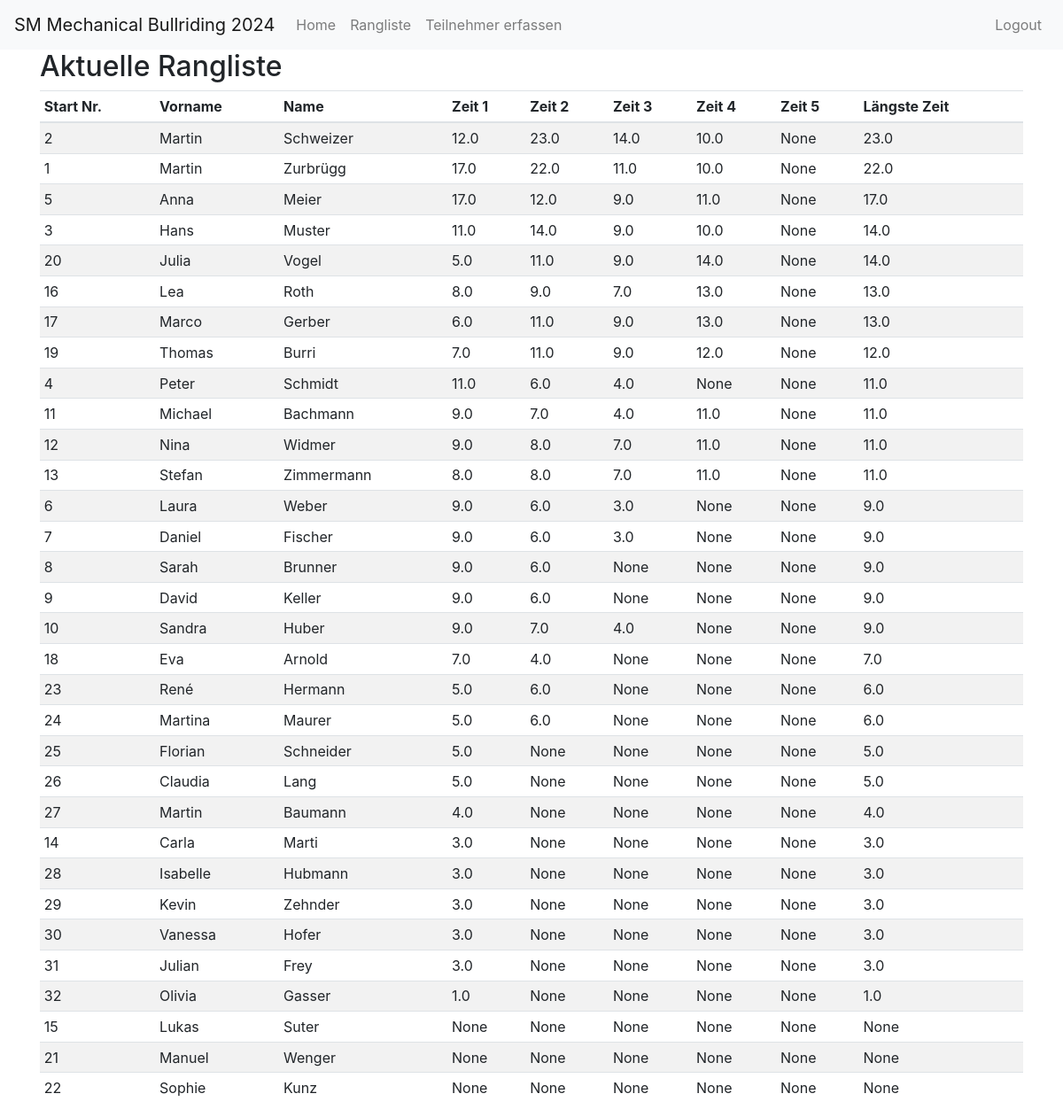
Page /ranking (signed in) on the committed database.
### app/models.py (models this page shows)
class Participant(db.Model):
    id = db.Column(db.Integer, primary_key=True)
    active = db.Column(db.Boolean, default=False)
    start_nr = db.Column(db.Integer, nullable=True, unique=True)
    first_name = db.Column(db.String(64), nullable=False)
    last_name = db.Column(db.String(64), nullable=False)
    address = db.Column(db.String(128), nullable=False)
    postal_code = db.Column(db.String(10), nullable=False)
    city = db.Column(db.String(64), nullable=False)
    email = db.Column(db.String(120), nullable=True)
    phone = db.Column(db.String(20), nullable=True)
    time1 = db.Column(db.Float, nullable=True)
    time2 = db.Column(db.Float, nullable=True)
    time3 = db.Column(db.Float, nullable=True)
    time4 = db.Column(db.Float, nullable=True)
    time5 = db.Column(db.Float, nullable=True)
    time6 = db.Column(db.Float, nullable=True)
    round1_passed = db.Column(db.Boolean, default=False)
    round2_passed = db.Column(db.Boolean, default=False)
    round3_passed = db.Column(db.Boolean, default=False)
    round4_passed = db.Column(db.Boolean, default=False)
    round5_passed = db.Column(db.Boolean, default=False)
    @property
    def longest_time(self):
        times = [t for t in [self.time1, self.time2, self.time3, self.time4, self.time5] if t is not None]
        return max(times) if times else None

### app/routes.py (the view)
@bp.route('/ranking')
@login_required
def ranking():
    participants = Participant.query.all() if current_user.is_authenticated else []
    rankings = sorted(participants, key=lambda p: p.longest_time if p.longest_time is not None else 0, reverse=True)
    return render_template('ranking.html', title='Rangliste', rankings=rankings)

### app/models.py (called while the page is built)
@login.user_loader
def load_user(id):
    return User.query.get(int(id))

### app/templates/ranking.html
{% extends "base.html" %}
{% block content %}
  {% if current_user.is_authenticated %}
    <h2>Aktuelle Rangliste</h2>
    <table class="table table-striped table-sm">
      <thead>
        <tr>
          <th>Start Nr.</th>
          <th>Vorname</th>
          <th>Name</th>
          <th>Zeit 1</th>
          <th>Zeit 2</th>
          <th>Zeit 3</th>
          <th>Zeit 4</th>
          <th>Zeit 5</th>
          <th>Längste Zeit</th>
        </tr>
      </thead>
      <tbody>
        {% for ranking in rankings %}
          <tr>
            <td>{{ ranking.start_nr }}</td>
            <td>{{ ranking.first_name }}</td>
            <td>{{ ranking.last_name }}</td>
            <td>{{ ranking.time1 }}</td>
            <td>{{ ranking.time2 }}</td>
            <td>{{ ranking.time3 }}</td>
            <td>{{ ranking.time4 }}</td>
            <td>{{ ranking.time5 }}</td>
            <td>{{ ranking.longest_time }}</td>
          </tr>
        {% endfor %}
      </tbody>
    </table>
  {% else %}
    <p>Please Login!</p>
  {% endif %}
{% endblock %}

### rows in the picture
Participant: start_nr "2", first_name "Martin", last_name "Schweizer", time1 "12.0", time2 "23.0", time3 "14.0", time4 "10.0", time5 "None", longest_time "23.0"
Participant: start_nr "1", first_name "Martin", last_name "Zurbrügg", time1 "17.0", time2 "22.0", time3 "11.0", time4 "10.0", time5 "None", longest_time "22.0"
Participant: start_nr "5", first_name "Anna", last_name "Meier", time1 "17.0", time2 "12.0", time3 "9.0", time4 "11.0", time5 "None", longest_time "17.0"
Participant: start_nr "3", first_name "Hans", last_name "Muster", time1 "11.0", time2 "14.0", time3 "9.0", time4 "10.0", time5 "None", longest_time "14.0"
Participant: start_nr "20", first_name "Julia", last_name "Vogel", time1 "5.0", time2 "11.0", time3 "9.0", time4 "14.0", time5 "None", longest_time "14.0"
Participant: start_nr "16", first_name "Lea", last_name "Roth", time1 "8.0", time2 "9.0", time3 "7.0", time4 "13.0", time5 "None", longest_time "13.0"
Participant: start_nr "17", first_name "Marco", last_name "Gerber", time1 "6.0", time2 "11.0", time3 "9.0", time4 "13.0", time5 "None", longest_time "13.0"
Participant: start_nr "19", first_name "Thomas", last_name "Burri", time1 "7.0", time2 "11.0", time3 "9.0", time4 "12.0", time5 "None", longest_time "12.0"
Participant: start_nr "4", first_name "Peter", last_name "Schmidt", time1 "11.0", time2 "6.0", time3 "4.0", time4 "None", time5 "None", longest_time "11.0"
Participant: start_nr "11", first_name "Michael", last_name "Bachmann", time1 "9.0", time2 "7.0", time3 "4.0", time4 "11.0", time5 "None", longest_time "11.0"
Participant: start_nr "12", first_name "Nina", last_name "Widmer", time1 "9.0", time2 "8.0", time3 "7.0", time4 "11.0", time5 "None", longest_time "11.0"
Participant: start_nr "13", first_name "Stefan", last_name "Zimmermann", time1 "8.0", time2 "8.0", time3 "7.0", time4 "11.0", time5 "None", longest_time "11.0"
Participant: start_nr "6", first_name "Laura", last_name "Weber", time1 "9.0", time2 "6.0", time3 "3.0", time4 "None", time5 "None", longest_time "9.0"
Participant: start_nr "7", first_name "Daniel", last_name "Fischer", time1 "9.0", time2 "6.0", time3 "3.0", time4 "None", time5 "None", longest_time "9.0"
Participant: start_nr "8", first_name "Sarah", last_name "Brunner", time1 "9.0", time2 "6.0", time3 "None", time4 "None", time5 "None", longest_time "9.0"
Participant: start_nr "9", first_name "David", last_name "Keller", time1 "9.0", time2 "6.0", time3 "None", time4 "None", time5 "None", longest_time "9.0"
Participant: start_nr "10", first_name "Sandra", last_name "Huber", time1 "9.0", time2 "7.0", time3 "4.0", time4 "None", time5 "None", longest_time "9.0"
Participant: start_nr "18", first_name "Eva", last_name "Arnold", time1 "7.0", time2 "4.0", time3 "None", time4 "None", time5 "None", longest_time "7.0"
Participant: start_nr "23", first_name "René", last_name "Hermann", time1 "5.0", time2 "6.0", time3 "None", time4 "None", time5 "None", longest_time "6.0"
Participant: start_nr "24", first_name "Martina", last_name "Maurer", time1 "5.0", time2 "6.0", time3 "None", time4 "None", time5 "None", longest_time "6.0"
Participant: start_nr "25", first_name "Florian", last_name "Schneider", time1 "5.0", time2 "None", time3 "None", time4 "None", time5 "None", longest_time "5.0"
Participant: start_nr "26", first_name "Claudia", last_name "Lang", time1 "5.0", time2 "None", time3 "None", time4 "None", time5 "None", longest_time "5.0"
Participant: start_nr "27", first_name "Martin", last_name "Baumann", time1 "4.0", time2 "None", time3 "None", time4 "None", time5 "None", longest_time "4.0"
Participant: start_nr "14", first_name "Carla", last_name "Marti", time1 "3.0", time2 "None", time3 "None", time4 "None", time5 "None", longest_time "3.0"
Participant: start_nr "28", first_name "Isabelle", last_name "Hubmann", time1 "3.0", time2 "None", time3 "None", time4 "None", time5 "None", longest_time "3.0"
Participant: start_nr "29", first_name "Kevin", last_name "Zehnder", time1 "3.0", time2 "None", time3 "None", time4 "None", time5 "None", longest_time "3.0"
Participant: start_nr "30", first_name "Vanessa", last_name "Hofer", time1 "3.0", time2 "None", time3 "None", time4 "None", time5 "None", longest_time "3.0"
Participant: start_nr "31", first_name "Julian", last_name "Frey", time1 "3.0", time2 "None", time3 "None", time4 "None", time5 "None", longest_time "3.0"
Participant: start_nr "32", first_name "Olivia", last_name "Gasser", time1 "1.0", time2 "None", time3 "None", time4 "None", time5 "None", longest_time "1.0"
Participant: start_nr "15", first_name "Lukas", last_name "Suter", time1 "None", time2 "None", time3 "None", time4 "None", time5 "None", longest_time "None"
Participant: start_nr "21", first_name "Manuel", last_name "Wenger", time1 "None", time2 "None", time3 "None", time4 "None", time5 "None", longest_time "None"
Participant: start_nr "22", first_name "Sophie", last_name "Kunz", time1 "None", time2 "None", time3 "None", time4 "None", time5 "None", longest_time "None"
